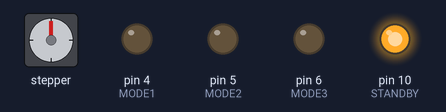
Recording of a program running on a simulated Arduino Uno, built with avr-gcc and run on an emulated ATmega328P. On the bench: stepper motor, output pins drawn as LEDs (lit = HIGH). Wiring (inferred from the names in the program): stepper motor driver (200 steps per turn assumed): step pin 8; direction pin 9. Pins used as bus, display or sensor lines are not drawn.

Above: at 0.05 s.
Timing chart, 0 to 3.0 s (numbered marks = the images above):
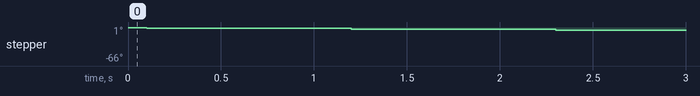

The program:

main.cpp
```cpp
#include <Arduino.h>

#define MODE1 4 // Digital Input 4
#define MODE2 5 // Digital Input 4
#define MODE3 6 // Digital Input 4

#define DIR 9
#define STEP 8
#define STANDBY 10

void setup() {
  // Initalise MODE pins
  pinMode(MODE1, OUTPUT);
  pinMode(MODE2, OUTPUT);
  pinMode(MODE3, OUTPUT);
  pinMode(STEP, OUTPUT);
  pinMode(DIR, OUTPUT);
  pinMode(STANDBY, OUTPUT);

  digitalWrite(DIR, LOW);  // set direction

  digitalWrite(STANDBY, HIGH); // Wake up controller

  // Set MODE pins to full-step
  digitalWrite(MODE1, LOW);
  digitalWrite(MODE2, LOW);
  digitalWrite(MODE3, LOW);
}

void loop() {
  // put your main code here, to run repeatedly:
  digitalWrite(STEP, LOW);
  delay(100);

  digitalWrite(STEP, HIGH);
  delay(1000);
}
```
